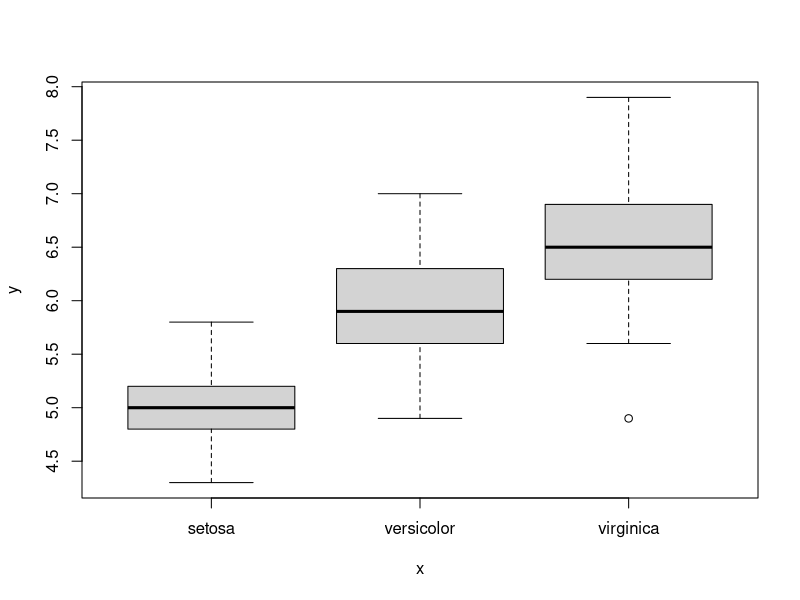
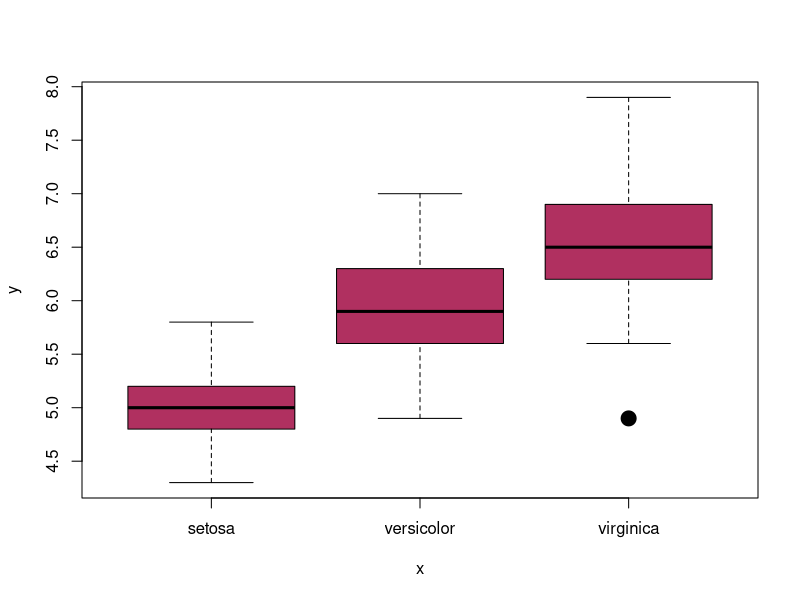
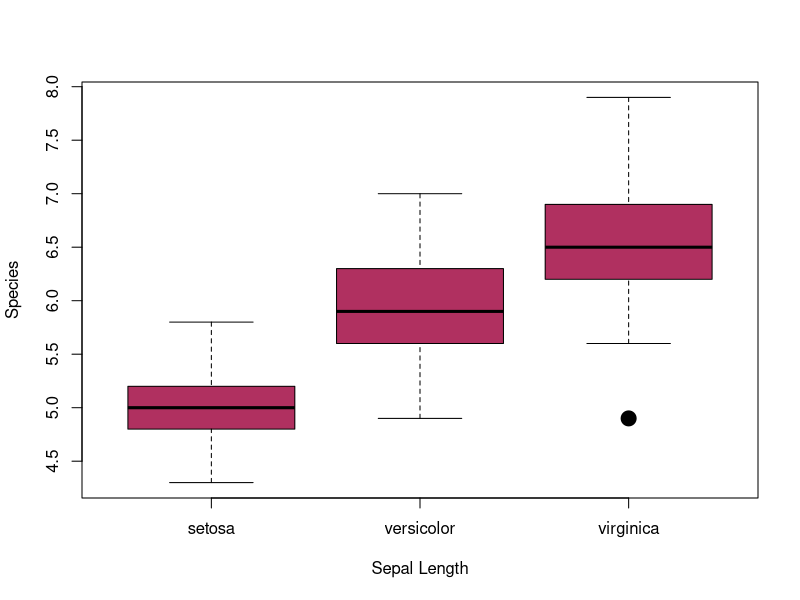
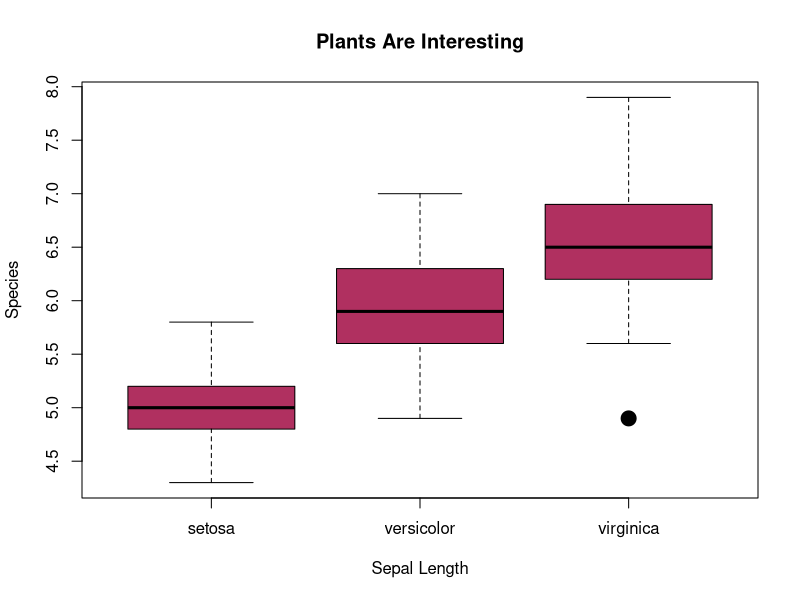
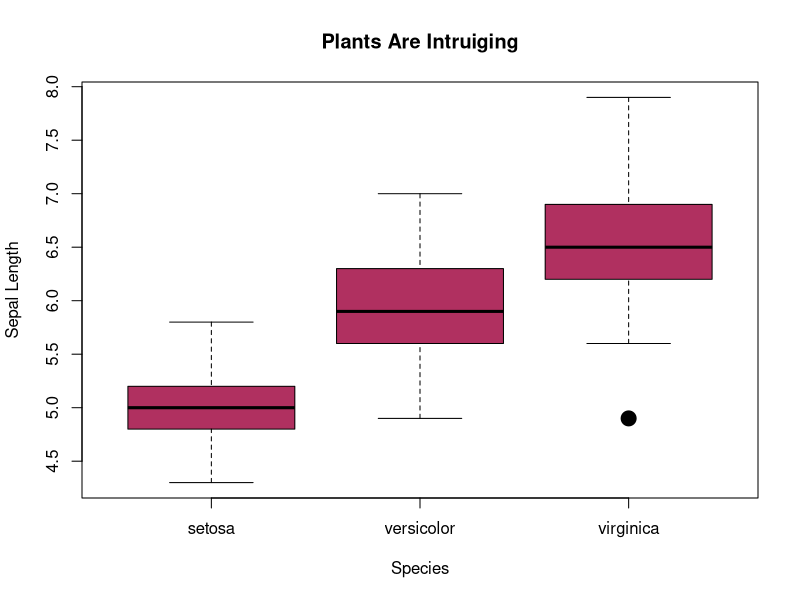
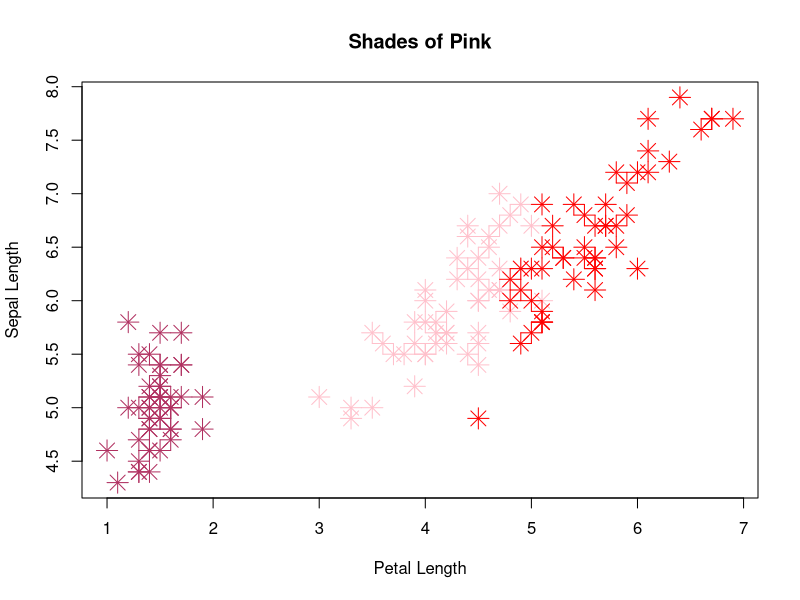

The R source for these figures, in order:
iris #Looking at the whole data set
SepL <- iris$Sepal.Length #Naming a column something easier to grab. Also taking Sepal Length data out of the larger data set, so I can impliment it elsewhere
Sp <- iris$Species #same as above.
plot(Sp, SepL) #Here I am making sure that plot works and seeing what the data looks like. I thought it would be most interesting to look at a character vs. a numeric value. Especially when looking at biological data, it is fun to look at morphological differences across species
plot(Sp, SepL, cex=2, pch=19, col="maroon") #Here I am adding to the plot above. I added color to the plot, chose a style for the one outlier point, and increased the size of the points. This part is different than the examples given in iris stub because only just color was an added feature to the example plots. I also tried to add a fun color. 
plot(Sp, SepL, xlab= "Sepal Length", ylab= "Species",cex=2, pch=19, col="maroon") #Here I add x and y labels. Deviating even further from the iris stub example. I am trying to replicate a plot that I would use in my research. In other words, I am testing out R skills/coding that I can impliment later in my academic career. Lastly, we had not tried a box plot yet and I was eager to try.
plot(iris$Species, iris$Sepal.Length, main="Plants Are Interesting", xlab= "Sepal Length", ylab= "Species",cex=2, pch=19, col="maroon") #Here I add a main title as well. 
plot(Sp, SepL, main="Plants Are Intruiging", ylab= "Sepal Length", xlab= "Species",cex=2, pch=19, col="maroon") #Here I am seeing if I can make the same plot as above but in a more concise way. It worked!
Sp #Here I wanted to try making the species different colors on a scatter plot
color = rep("red", 150) #All of the below are skills we learned on Thursday, but not on iris stub. However, I still tried to take what we learned in class and try out some new skills. I used the same functions to reach the scatterplot...I created 150 red characters. I made 150 to match the dataset that also has 150 numbers/characters
color #checking my work
color[Sp=="setosa"]<-"maroon" #Here,I used logicals to find Setosa and make those maroon.
color #checking my work
unique(Sp) #I used this function to find the remaining species.
color[Sp=="versicolor"]<-"pink" #Here I turned versicolor "pink"
color #checking my work
plot(iris$Petal.Length, SepL, main="Shades of Pink", ylab="Sepal Length", xlab="Petal Length", col=color, cex=2, pch=8) #plotted a multi-color scatter plot with labels and a title! I found different symbols for the points as well.